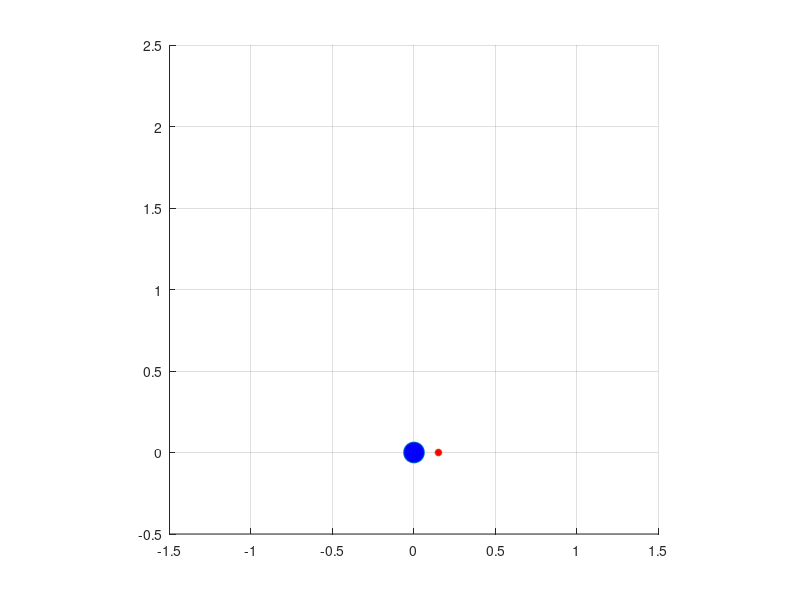

This figure's MATLAB source: (Note: this script raises an error after producing the figure.)
clear;
close all;

dt = 0.03;%%時間刻み=離散時間Tsとして使用
Tfin = 3;%シミュレーション終了時間
t1 = [0:dt:Tfin];

u1 = ones(1,length(t1)) * 5;
u2 = ones(1,length(t1)) * 5;

si = zeros(length(t1),3);
si(1,:) = [0 0 0];%状態ξの初期値を設定

x = si(1,1) + 0.15 * cos(si(1,3));
y = si(1,2) + 0.15 * sin(si(1,3));

hold on;
axis equal;
grid on;

axis([-1.5 1.5 -0.5 2.5])

h = plot(si(1,1),si(1,2), 'o', 'MarkerSize' ,15, 'MarkerFaceColor', 'b');
h2 = plot(x,y,'o', 'MarkerSize' ,5, 'MarkerFaceColor', 'r');

for i = 1:length(t1)-1

    %θ(n),すなわち si(i+1,3) をx(n),y(n)の計算に使う
    si(i+1,3) = si(i,3) + u2(i) * dt;
    si(i+1,1) = si(i,1) + u1(i) * cos(si(i+1,3)) * dt;
    si(i+1,2) = si(i,2) + u1(i) * sin(si(i+1,3)) * dt;

    set(h, 'XData', si(i,1),'YData', si(i,2));
    set(h2, 'XData', si(i,1) + 0.15 * cos(si(i,3)),'YData', si(i,2) + 0.15 * sin(si(i,3)));

    drawnow;

    F = getframe(gcf);
    % RGBデータをインデックス付きデータに変更
    [X,map] = rgb2ind(F.cdata,256);
    if i==1
        pause(2)
        % GIFファイルに書き出し
        imwrite(X,map,'twowheels.gif')
    else
        % 2回目以降は'append'でアニメーションを作成
        imwrite(X,map,'twowheels.gif','WriteMode','append')
    end

end
